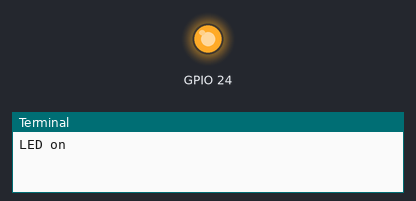
Bench run of a program on a simulated Raspberry Pi (BCM pin numbers). On the bench: output pins drawn as LEDs (lit = HIGH), the last lines printed to the terminal. At 1.0 s the program stops and its outputs stay as they are.

Above: at 0.1 s.
At 1.1 s:
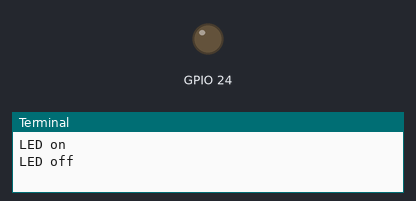
Timing chart, 0 to 2.5 s (numbered marks = the images above):
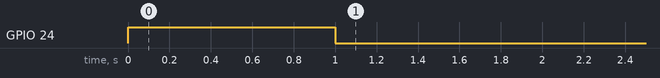

The program:

turnOnTheLights.py
```python
#!/usr/bin/env python

import RPi.GPIO as GPIO
import time

GPIO.setmode(GPIO.BCM)
GPIO.setup(24, GPIO.OUT)
print "LED on"

GPIO.output(24, GPIO.HIGH)
time.sleep(1)
print "LED off"
GPIO.output(24,GPIO.LOW)


GPIO.cleanup()
```

Measured:
- by itself, GPIO 24: LOW → HIGH at 0.00 s, → LOW 1.0 s later
